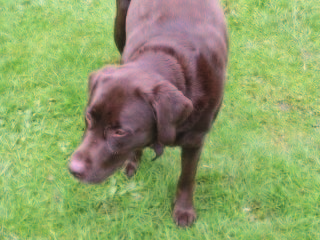
#> input picture dog.png, 320 x 240 px
$ python SLICcv.py ../dog.png 3 3   (Python 2 division)   (older library calls are emulated)
#> lines starting #> are read from the running program, lines starting #| are printed output that depends on the picture
import numpy as np
import sys
import cv2

class SLIC:
    def __init__(self, img, step, nc):
        self.img = img
        self.height, self.width = img.shape[:2]
        self._convertToLAB()
        self.step = step
        self.nc = nc
        self.ns = step
        self.FLT_MAX = 1000000
        self.ITERATIONS = 10

    def _convertToLAB(self):
        try:
            import cv2
            self.labimg = cv2.cvtColor(img, cv2.COLOR_BGR2LAB).astype(np.float64)
        except ImportError:
            self.labimg = np.copy(self.img)
            for i in xrange(self.labimg.shape[0]):
                for j in xrange(self.labimg.shape[1]):
                    rgb = self.labimg[i, j]
                    self.labimg[i, j] = self._rgb2lab(tuple(reversed(rgb)))

    # [51 lines left out: function _rgb2lab, not called in this run]

    def generateSuperPixels(self):
        self._initData()
        indnp = np.mgrid[0:self.height,0:self.width].swapaxes(0,2).swapaxes(0,1)
        for i in range(self.ITERATIONS):
            self.distances = self.FLT_MAX * np.ones(self.img.shape[:2])
            for j in xrange(self.centers.shape[0]):
                xlow, xhigh = int(self.centers[j][3] - self.step), int(self.centers[j][3] + self.step)
                ylow, yhigh = int(self.centers[j][4] - self.step), int(self.centers[j][4] + self.step)

                if xlow <= 0:
                    xlow = 0
                if xhigh > self.width:
                    xhigh = self.width
                if ylow <=0:
                    ylow = 0
                if yhigh > self.height:
                    yhigh = self.height

                cropimg = self.labimg[ylow : yhigh , xlow : xhigh]
                colordiff = cropimg - self.labimg[self.centers[j][4], self.centers[j][3]]
                colorDist = np.sqrt(np.sum(np.square(colordiff), axis=2))

                yy, xx = np.ogrid[ylow : yhigh, xlow : xhigh]
                pixdist = ((yy-self.centers[j][4])**2 + (xx-self.centers[j][3])**2)**0.5
                dist = ((colorDist/self.nc)**2 + (pixdist/self.ns)**2)**0.5

                distanceCrop = self.distances[ylow : yhigh, xlow : xhigh]
                idx = dist < distanceCrop
                distanceCrop[idx] = dist[idx]
                self.distances[ylow : yhigh, xlow : xhigh] = distanceCrop
                self.clusters[ylow : yhigh, xlow : xhigh][idx] = j

            for k in xrange(len(self.centers)):
                idx = (self.clusters == k)
                colornp = self.labimg[idx]
                distnp = indnp[idx]
                self.centers[k][0:3] = np.sum(colornp, axis=0)
                sumy, sumx = np.sum(distnp, axis=0)
                self.centers[k][3:] = sumx, sumy
                self.centers[k] /= np.sum(idx)

    def _initData(self):
        self.clusters = -1 * np.ones(self.img.shape[:2])
        self.distances = self.FLT_MAX * np.ones(self.img.shape[:2])

        centers = []
        for i in xrange(self.step, self.width - self.step/2, self.step):
            for j in xrange(self.step, self.height - self.step/2, self.step):

                nc = self._findLocalMinimum(center=(i, j))
                color = self.labimg[nc[1], nc[0]]
                center = [color[0], color[1], color[2], nc[0], nc[1]]
                centers.append(center)
        self.center_counts = np.zeros(len(centers))
        self.centers = np.array(centers)

    def createConnectivity(self):
        label = 0
        adjlabel = 0
        lims = self.width * self.height / self.centers.shape[0]
        dx4 = [-1, 0, 1, 0]
        dy4 = [0, -1, 0, 1]
        new_clusters = -1 * np.ones(self.img.shape[:2]).astype(np.int64)
        elements = []
        for i in xrange(self.width):
            for j in xrange(self.height):
                if new_clusters[j, i] == -1:
                    elements = []
                    elements.append((j, i))
                    for dx, dy in zip(dx4, dy4):
                        x = elements[0][1] + dx
                        y = elements[0][0] + dy
                        if (x>=0 and x < self.width and
                            y>=0 and y < self.height and
                            new_clusters[y, x] >=0):
                            adjlabel = new_clusters[y, x]
                count = 1
                c = 0
                while c < count:
                    for dx, dy in zip(dx4, dy4):
                        x = elements[c][1] + dx
                        y = elements[c][0] + dy

                        if (x>=0 and x<self.width and y>=0 and y<self.height):
                            if new_clusters[y, x] == -1 and self.clusters[j, i] == self.clusters[y, x]:
                                elements.append((y, x))
                                new_clusters[y, x] = label
                                count+=1
                    c+=1
                if (count <= lims >> 2):
                    for c in range(count):
                        new_clusters[elements[c]] = adjlabel
                    label-=1
                label+=1
        self.new_clusters = new_clusters

    # [36 lines left out: functions displayContours, _findLocalMinimum, not called in this run]

img = cv2.imread(sys.argv[1])
#> img is the input picture: shape (240, 320, 3); mean B, G, R 105.4, 161.9, 143.4
nr_superpixels = int(sys.argv[2])
nc = int(sys.argv[3])

step = int((img.shape[0]*img.shape[1]/nr_superpixels)**0.5)
#> step = 160

slic = SLIC(img, step, nc)
#> in _convertToLAB, `self.labimg = cv2.cvtColor(img, cv2.COLOR_BGR2LAB).astype(np.float64)`:
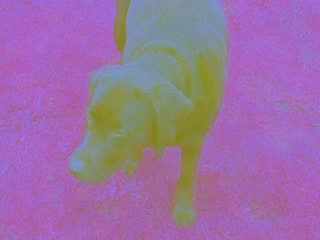
#> self.labimg: shape (240, 320, 3) float64; mean B, G, R 162.8, 112.7, 155
slic.generateSuperPixels()
#> after the loop in _initData, `for i in xrange(self.step, self.width - self.step/2, self.step):`: centers = []
#> in _initData, `self.center_counts = np.zeros(len(centers))`: self.center_counts = empty array
#> after the loop in generateSuperPixels, `for i in range(self.ITERATIONS):`: self.clusters: shape (240, 320) float64; every value is -1
#> after the loop in generateSuperPixels, `for i in range(self.ITERATIONS):`: self.distances: shape (240, 320) float64; every value is 1000000
#> (the run stopped early here; a loop or call above may not have finished)
